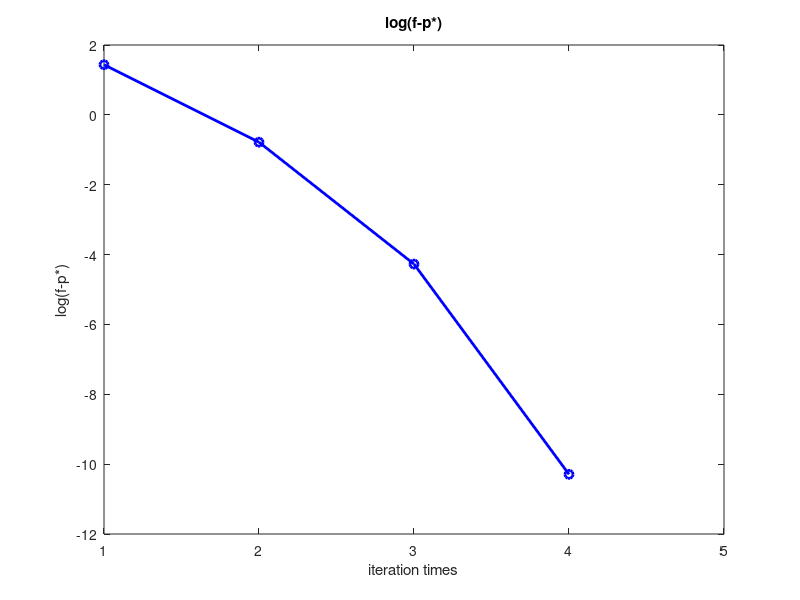

Source code (MATLAB):


load result.mat
load('A_m=30_n=100.mat');		% load matrix A



pStar = min(save_value);

% draw error lines.
error = log(save_value - pStar);

x = 1:size(save_x,2);

figure('Name','Newton method');
plot(x, error, '-ob', 'LineWidth', 2);
title('log(f-p*)');
xlabel('iteration times'); ylabel('log(f-p*)');
hold on;
